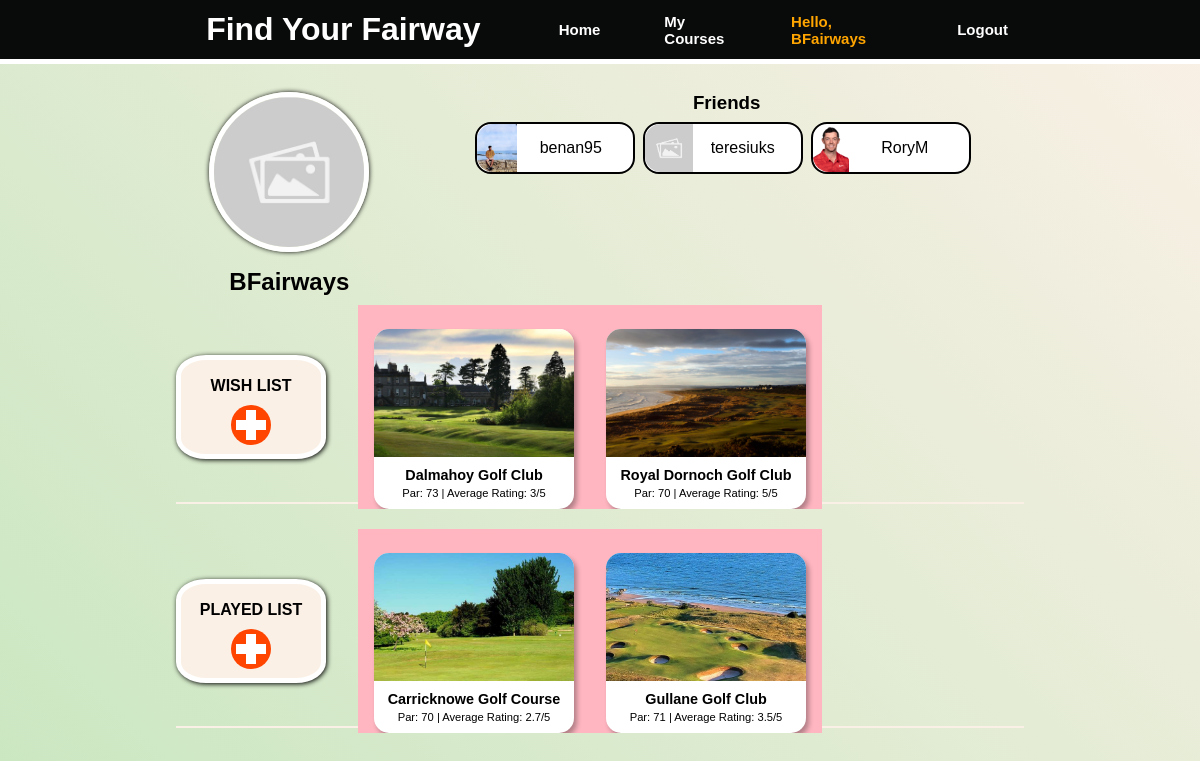
Screenshot of /my-courses/18 (signed in) with the database file from the repository.
### courses/models.py (models this page shows, shortened)
class UserProfile(models.Model):
    user = models.OneToOneField(User, on_delete=models.CASCADE, related_name="profile")
    wishlist = models.ManyToManyField(Course, blank=True, null=True, related_name="wishlist")
    played_list = models.ManyToManyField(Course, blank=True, null=True, related_name="played_list")
    friends = models.ManyToManyField(User, blank=True, null=True, related_name="friends")
    profile_picture = models.ImageField(upload_to="uploads/", default="placeholder/placeholder.jpg")

class Course(models.Model):
  name = models.CharField(max_length=255)
  description = models.CharField(max_length=255)
  region = models.CharField(max_length=255)
  par = models.IntegerField()
  price = models.IntegerField()
  founded = models.IntegerField()
  website_link = models.CharField(max_length=255)
  profile_picture = models.ImageField(upload_to="uploads/", default="placeholder/placeholder.jpg")
  def get_average(self):
    average_score = Review.objects.filter(course=self).aggregate(Avg('rating'))['rating__avg']
    if average_score.is_integer():
      return int(average_score)
    else:
      return round(average_score, 1)

### information/views.py (the view)
# urls.py: path('my-courses/<int:id>', views.my_courses, name="information_my_courses"),
@login_required(login_url='login')
def my_courses(request, id):
    user = get_object_or_404(User, id=id)
    context = {
        "user": user,
        "courses_wishlist": user.profile.wishlist.all(),
        "courses_played_list": user.profile.played_list.all(),
        "friends": user.profile.friends.all()
    }
    return render(request, 'information/my_courses.html', context)

### templates/information/my_courses.html (shortened to what this page needs)
{% extends 'base.html' %}
{% load event_filters %}
{% load static %}
{% block content %}
<section class="my_courses__body">
    <div class="top-section">
        <div class="user-details">
            <div class="image-name">
            <img class="placeholder" src="{{ user.profile.profile_picture.url }}" alt="placeholder">
            <h5 class="username">{{ user.username }}</h5>
        </div>
        </div>
        <div class="friends">
            <h3 class="friend-card__title">Friends</h3>
                <div class="friend-card__section">
                    {% for friend in friends %}
                    <a href="{% url 'information_my_courses' friend.id %}"><div class="friend-card">
                        <img src="{{ friend.profile.profile_picture.url }}" class="friend-card__image">
                        <div class="friend-card__username-section">
                            <p class="friend-card__username">{{ friend.username }}</p>
                        </div>
                    </div></a>
                    {% endfor %}
                </div>
        </div>
    </div>
    <div id="my-courses__section" class="wish-list">
        <div id="main-tile" class="wish-list__main-tile">
            <h4 id="tile-title">WISH LIST</h4>
            <a href="{% url 'information_home' %}">
                <div class="add-to-button"></div>
            </a>
        </div>
        <div class="user-list-tiles">
            {% for course in courses_wishlist %}
            <a class="course-link"  href="{% url 'course_details' course.id %}">
                <div class="user_golf-course__item">
                    <img class="user_golf-course__image" src="{{ course.profile_picture.url }}">
                    <div class="user_golf-course__content">
                        <h3 class="user_golf-course__name">{{ course.name }}</h3>
                        <h4 class="user_golf-course__info">Par: {{ course.par }}  |  Average Rating: {{ course.get_average }}/5</h4>
                    </div>
                </div>
            </a>
            {% endfor %}
        </div>
    </div>
    <div id="my-courses__section" class="played-list">
        <div id="main-tile" class="played-list__main-tile">
            <h4 id="tile-title">PLAYED LIST</h4>
            <a href="{% url 'information_home' %}">
                <div class="add-to-button"></div>
            </a>
        </div>
        <div class="user-list-tiles">
            {% for course in courses_played_list %}
            <a class="course-link"  href="{% url 'course_details' course.id %}">
                <div class="user_golf-course__item">
                    <img class="user_golf-course__image" src="{{ course.profile_picture.url }}">
                    <div class="user_golf-course__content">
                        <h3 class="user_golf-course__name">{{ course.name }}</h3>
                        <h4 class="user_golf-course__info">Par: {{ course.par }}  |  Average Rating: {{ course.get_average }}/5</h4>
                    </div>
                </div>
            </a>
            {% endfor %}
        </div>
    </div>
</section>
{% endblock content %}

### templates/base.html (shortened to what this page needs)
{% load static %}
<!DOCTYPE html>
<html lang="en">
<head>
  <link rel="stylesheet" href="{% static 'css/style.css' %}">
</head>
<body>
  <header class="navbar">
      <div class="head-left">
        <h1 class="site-heading">Find Your Fairway</h1>
      </div>
      <ul class="site-links">
        <a href="{% url 'information_home' %}"><li id="head-link" class="link__home">Home</li></a>
        <a href="{% url 'information_my_courses' request.user.id %}"><li id="head-link" class="link__my-courses">My Courses</li></a>
        <span class="head-link__hello">Hello, {{ request.user }}</span>
        <span><a href="{% url 'logout' %}" id="head-link" >Logout</a></span>
      </ul>
  </header>
  {% block content %}{% endblock content %}
</body>
</html>

### static/css/style.css (style rules this page uses)
* { margin: 0; padding: 0; box-sizing: border-box; }
body { background: linear-gradient(45deg, rgb(202, 231, 193), linen); display: flex; flex-direction: column; height: 100vh; font-family: 'Montserrat', Helvetica, Arial, sans-serif; }
.navbar { background-color: rgb(9, 10, 10); color: white; align-items: center; justify-content: space-between; height: 4rem; display: flex; border-bottom: 5px solid white; padding: 0 10rem; min-width: 1000px; }
.head-left { width: 25rem; display: flex; align-items: center; justify-content: space-evenly; }
.site-links { display: flex; align-items: center; justify-content: space-between; width: 35rem; }
#head-link { list-style-type: none; font-size: 15px; font-weight: bold; color: white; padding: 2rem; }
.head-link__hello { list-style-type: none; font-size: 15px; font-weight: bold; color: orange; padding: 2rem; }
a { text-decoration: none; }
.my_courses__body { margin: 1rem 10rem; display: flex; flex-direction: column; }
.top-section { display: flex; justify-content: space-evenly; margin-top: 0.75rem; }
.friends { width: 35rem; }
.friend-card__title { text-align: center; margin-bottom: 0.25rem; }
.friend-card__section { display: flex; flex-direction: row; flex-wrap: wrap; align-items: center; padding: 0 1.5rem; }
.friend-card { background-color: white; border: 2px solid black; border-radius: 1rem; display: flex; flex-direction: row; align-items: center; padding-right: 0.5rem; margin: 0.25rem 0.25rem; width: 10rem; flex: 1; }
.friend-card__image { height: 3rem; border-bottom-left-radius: 1rem; border-top-left-radius: 1rem; }
.friend-card__username-section { width: 100%; }
.friend-card__username { text-align: center; text-decoration: none; color: black; }
#my-courses__section { height: 12rem; margin: 1rem; align-items: center; display: flex; }
.user-details { display: flex; flex-direction: column; align-items: start; width: 25%; }
.image-name { display: flex; flex-direction: column; align-items: center; padding-left: 1rem; }
.placeholder { height: 10rem; width: 10rem; border-radius: 50%; margin-bottom: 1rem; border: 5px solid white; box-shadow: 0.1px 0.1px 5px; object-fit: cover; }
.username { font-size: 1.5rem; }
#main-tile { height: 55%; width: 10%; min-width: 150px; padding: 0 0.5rem 0 0.5rem;; border-radius: 20%; background-color: linen; border: 5px solid white; box-shadow: 1px 1px 5px; display: flex; flex-direction: column; align-items: center; justify-content: space-evenly; }
.wish-list { border-bottom: 2px solid linen; }
.played-list { border-bottom: 2px solid linen; }
.user-list-tiles { display: flex; justify-content: center; align-items: end; margin-left: 2rem; overflow-x: auto; background-color: lightpink; }
.user_golf-course__item { width: 5rem; min-width: 200px; max-height: 225px; list-style-type: none; margin-top: 1.5rem; margin-left: 1rem; margin-right: 1rem; background-color: white; border-radius: 15px; box-shadow: 3px 4px 5px rgba(0,0,0,0.3); text-decoration: none; text-decoration: none; color: black; }
.user_golf-course__content { padding: 10px; display: flex; flex-direction: column; justify-content: center; align-items: center; }
.user_golf-course__image { width: 100%; height: 8rem; display: block; object-fit: cover; border-top-right-radius: 15px; border-top-left-radius: 15px; }
.user_golf-course__name { margin-bottom: 0.25rem; font-size: 0.9rem; }
.user_golf-course__info { font-weight: 100; font-size: 0.7rem; }
#tile-title { margin-top: 0.5rem; }
.add-to-button { border-radius: 50%; width: 2.5rem; height: 2.5rem; background-color: orangered; position: relative; }
.add-to-button::after { content: " "; position: absolute; display: block; background-color: #fff; height: 10px; margin-top: -5px; top: 50%; left: 5px; right: 5px; z-index: 9; }
.add-to-button::before { content: " "; position: absolute; display: block; background-color: #fff; width: 10px; margin-left: -5px; left: 50%; top: 5px; bottom: 5px; z-index: 9; }

### rows the page displays
Course: profile_picture (picture), name "Dalmahoy Golf Club", par "73", get_average "3"
Course: profile_picture (picture), name "Royal Dornoch Golf Club", par "70", get_average "5"
Course: profile_picture (picture), name "Carricknowe Golf Course", par "70", get_average "2.7"
Course: profile_picture (picture), name "Gullane Golf Club", par "71", get_average "3.5"

### other values shown
{{ request.user }} "BFairways"
{{ user.username }} "BFairways"
{{ friend.username }} "benan95"
{{ friend.username }} "teresiuks"
{{ friend.username }} "RoryM"
